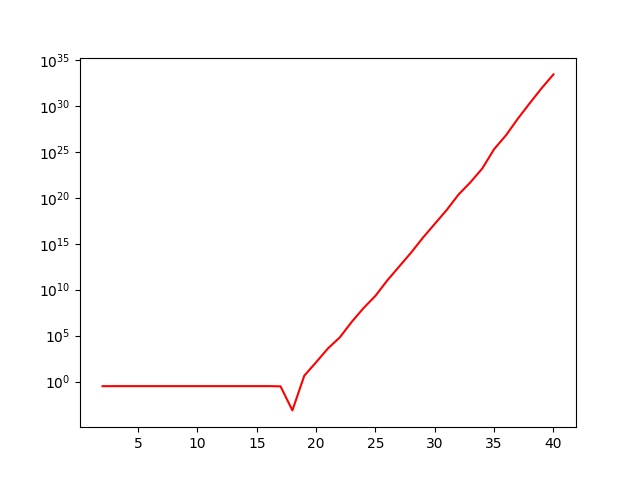

The script that saved this image:
import matplotlib.pyplot as plt
import numpy as np
import scipy.special as sp

def s(x,N):
    y=0.0
    for i in range(N+1):
        y=y+(1/(1+i))*sp.jv(i,x)
    return y

def alpha(x,i):
    return(2*(i+1)/x)

def beta():
    return -1

def c(i):
    return (1/(1+i))

def F(i,x):
    if (i==0):
        return sp.jv(0,x)
    if (i==1):
        return sp.jv(1,x)



'''
n=40
x=1.5
y=[0]*(n+2)
y[-1]=y[-2]=0
for k in range(n-1,-1,-1):
    y[k]=alpha(x,k)*y[k+1] + beta()*y[k+2] + c(k)

def F(i,x):
    if (i==0):
        return sp.jv(0,x)
    if (i==1):
        return sp.jv(1,x)


func=beta()*F(0,x)*y[1] + F(1,x)*y[0] + F(0,x)*c(0)
err=abs(func-s(x,40))
'''
func=[]
x=1.5
for n in range(2,41):
    y=[0]*(n+2)
    y[-1]=y[-2]=0
    for k in range(n-1,-1,-1):
        y[k]=alpha(x,k)*y[k+1] + beta()*y[k+2] + c(k)
    func.append(beta()*F(0,x)*y[1] + F(1,x)*y[0] + F(0,x)*c(0))
   
error=[]
for i in range(2,41):
    error.append(abs(s(x,i)-func[i-2]))

xval=[i for i in range (2,41)]
plt.clf()
plt.semilogy(xval,error,'r')
plt.savefig("clenshaw")
